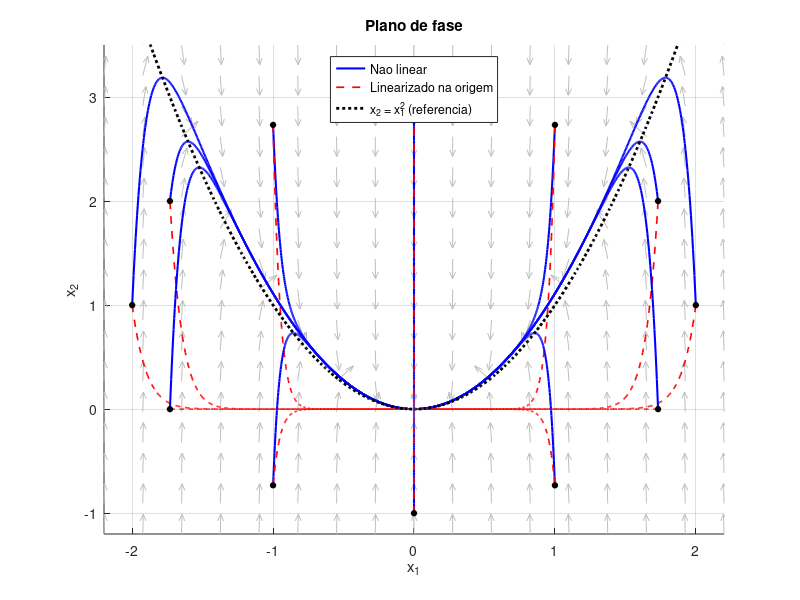
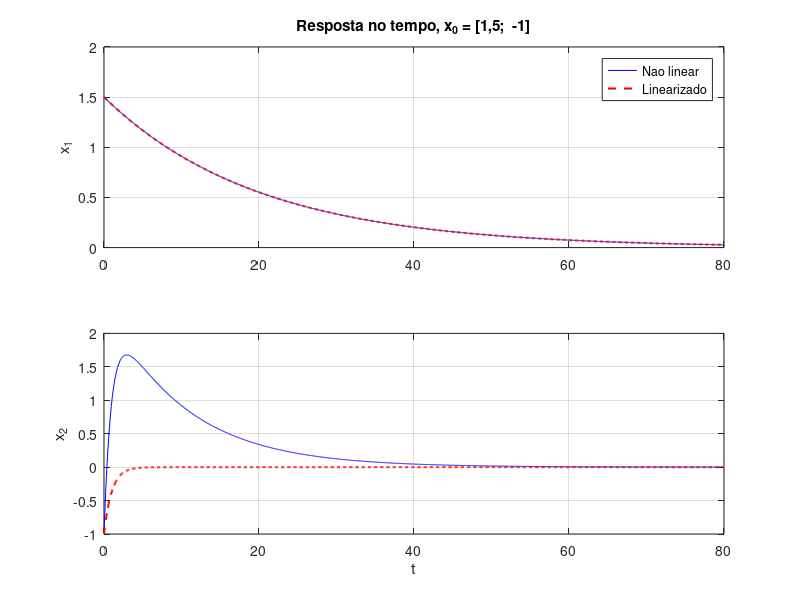

The MATLAB source for these figures, in order:
%% Etapa 1: sistema com variedade lenta - simulacao e linearizacao
clear; clc; close all;

mu = -0.05;  lambda = -1;
f  = @(t,x) [mu*x(1); lambda*(x(2) - x(1)^2)];
J0 = [mu 0; 0 lambda];                 % jacobiano na origem

t    = 0:0.05:80;
opts = odeset('RelTol', 1e-10, 'AbsTol', 1e-12);

% Condicoes iniciais em um circulo de raio 2 centrado em (0, 1)
th = linspace(0, 2*pi, 13);  th(end) = [];
X0 = [2*cos(th); 1 + 2*sin(th)];

%% Figura 1: plano de fase
figure('Color', 'w'); hold on;

% Campo vetorial (normalizado, so direcao)
[X1g, X2g] = meshgrid(linspace(-2.2, 2.2, 17), linspace(-1.2, 3.5, 17));
U = mu*X1g;  V = lambda*(X2g - X1g.^2);
N = sqrt(U.^2 + V.^2);
quiver(X1g, X2g, U./N, V./N, 0.5, 'Color', [0.75 0.75 0.75]);

for i = 1:size(X0, 2)
    [~, x] = ode45(f, t, X0(:,i), opts);
    xl = zeros(2, numel(t));
    for k = 1:numel(t)
        xl(:,k) = expm(J0*t(k))*X0(:,i);
    end
    h1 = plot(x(:,1), x(:,2), 'b', 'LineWidth', 1.5);
    h2 = plot(xl(1,:), xl(2,:), 'r--', 'LineWidth', 1.2);
    plot(X0(1,i), X0(2,i), 'ko', 'MarkerFaceColor', 'k', 'MarkerSize', 4);
end

x1c = linspace(-2.2, 2.2, 200);
h3 = plot(x1c, x1c.^2, 'k:', 'LineWidth', 2);
axis([-2.2 2.2 -1.2 3.5]);  grid on;
xlabel('x_1');  ylabel('x_2');
legend([h1 h2 h3], {'Nao linear', 'Linearizado na origem', 'x_2 = x_1^2 (referencia)'}, ...
       'Location', 'north');
title('Plano de fase');

%% Figura 2: resposta no tempo para uma condicao inicial
x0 = [1.5; -1];
[~, x] = ode45(f, t, x0, opts);
xl = zeros(2, numel(t));
for k = 1:numel(t)
    xl(:,k) = expm(J0*t(k))*x0;
end

figure('Color', 'w');
subplot(2,1,1);
plot(t, x(:,1), 'b', t, xl(1,:), 'r--', 'LineWidth', 1.5);
grid on;  ylabel('x_1');
legend('Nao linear', 'Linearizado', 'Location', 'northeast');
title('Resposta no tempo, x_0 = [1,5;  -1]');
subplot(2,1,2);
plot(t, x(:,2), 'b', t, xl(2,:), 'r--', 'LineWidth', 1.5);
grid on;  ylabel('x_2');  xlabel('t');
